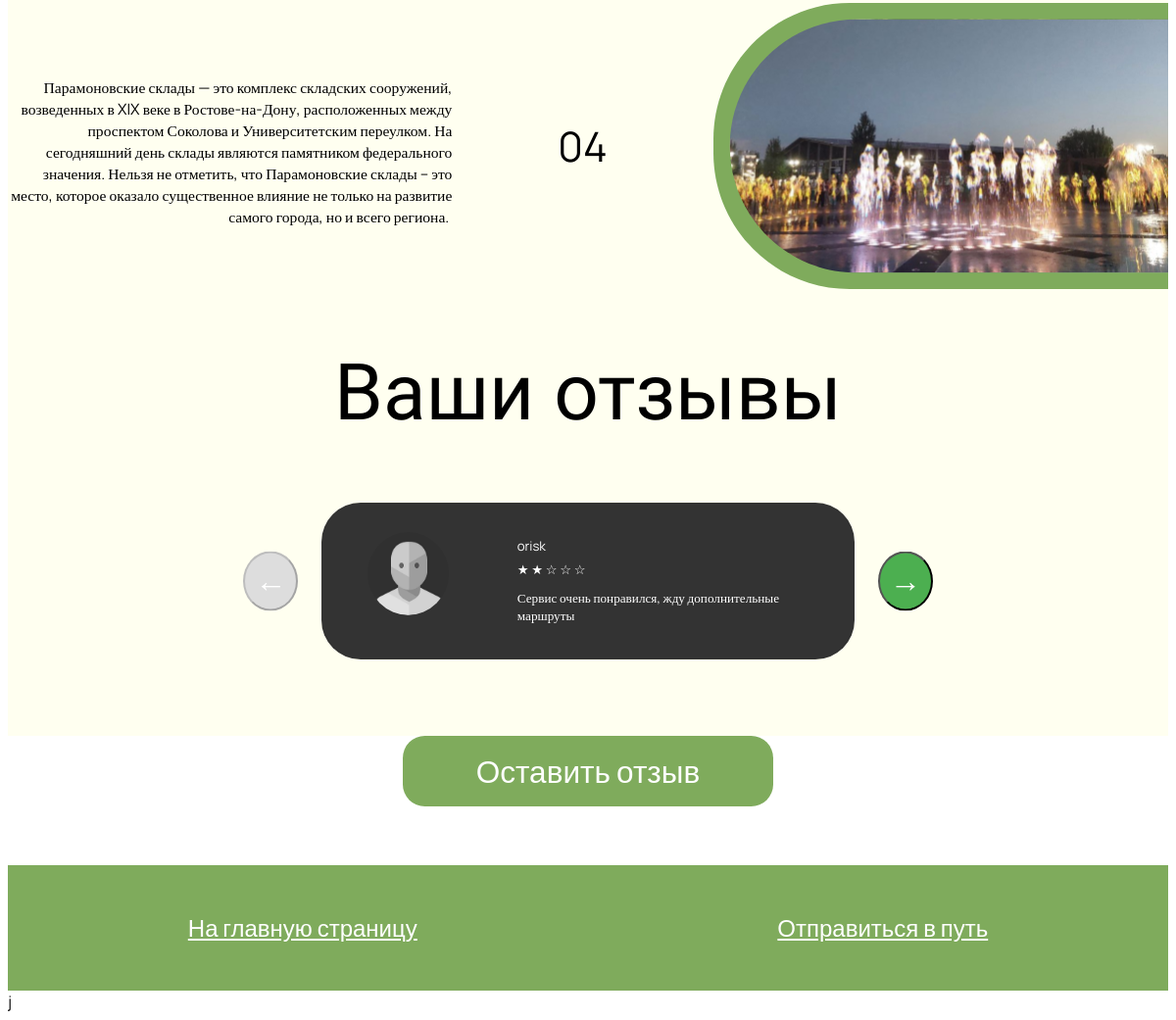
Page /Route1/ (lower part) on the earlier database version.
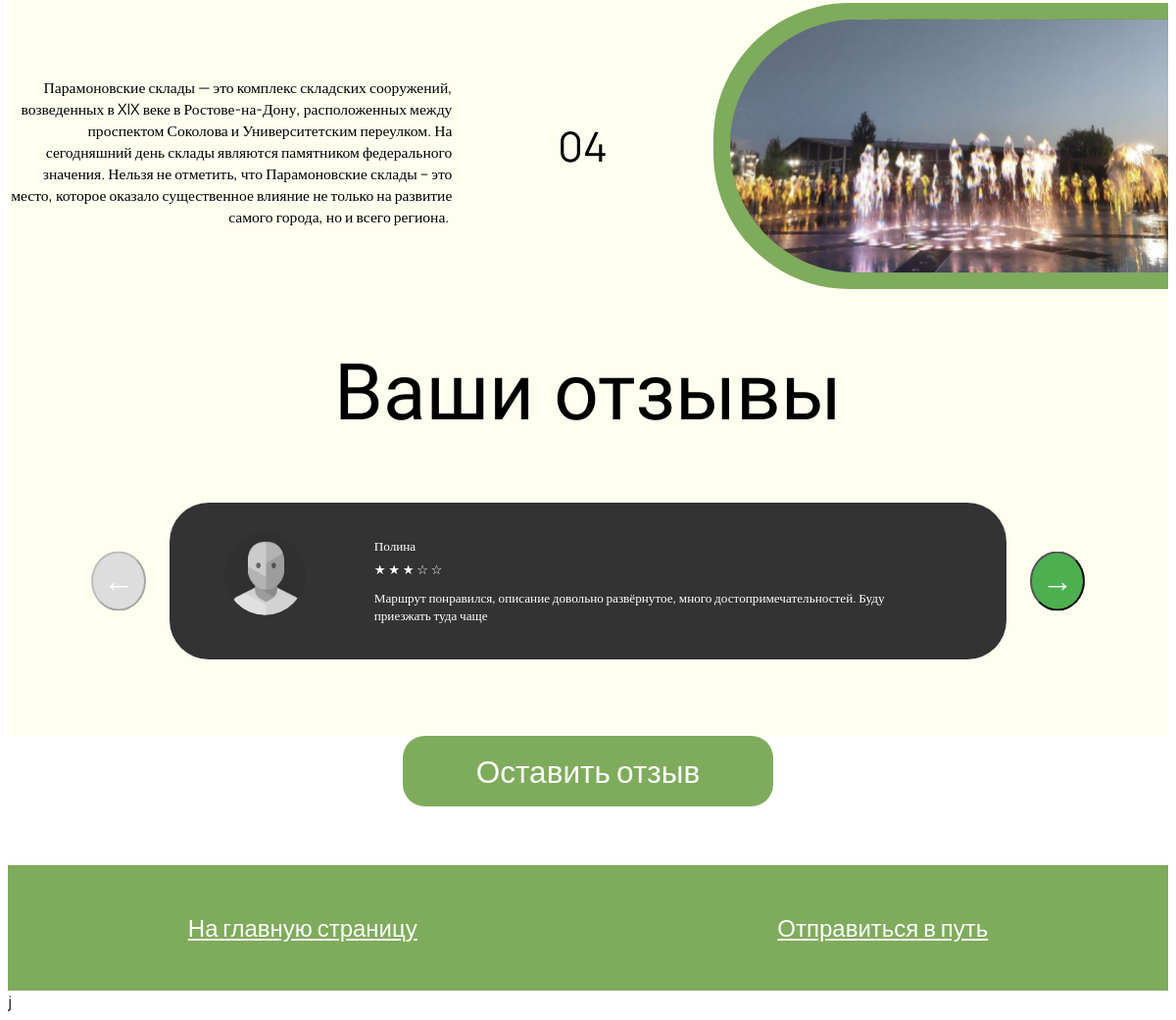
Same page on the later database version.
### pages/models.py (models this page shows, shortened)
class Review(models.Model):
    user = models.ForeignKey(User, on_delete=models.CASCADE)
    rating = models.PositiveIntegerField(choices=[(i, i) for i in range(1, 6)])  # Рейтинг от 1 до 5
    comment = models.TextField()

### users/models.py (models this page shows)
class User (AbstractUser):
    image = models.ImageField(upload_to='users_images', null=True, blank=True, default='users_images/img.svg')

### pages/views.py (the view)
# urls.py: path('Route1/', Route_1, name='Route_1'),
def Route_1(request):
    reviews = Review.objects.all()  # Получаем все отзывы
    stars_range = range(1, 6)  # Диапазон от 1 до 5
    if request.method == 'POST':
        selected_route = request.POST.get('route')
        print(selected_route)
        if selected_route == 'Правый берег Дона':
            form = ReviewForm(data=request.POST)
            print (form.is_valid())
            print (form.errors)
            if form.is_valid():
                review = form.save(commit=False)
                review.user = request.user
                review.save()
                return redirect('Route_1')
        elif selected_route == 'Зеленые тропы':
            form = ReviewForm2(data=request.POST)
            print(form.is_valid())
            print(form.errors)
            if form.is_valid():
                review = form.save(commit=False)
                review.user = request.user
                review.save()
                return redirect('Route_2')
        elif selected_route == 'От Пушкина до революции':
            form = ReviewForm3(data=request.POST)
            print(form.is_valid())
            print(form.errors)
            if form.is_valid():
                review = form.save(commit=False)
                review.user = request.user
                review.save()
                print('qwerty')
                return redirect('Route_3')
        elif selected_route == 'Гребной канал':
            form = ReviewForm4(data=request.POST)
            print(form.is_valid())
            print(form.errors)
            if form.is_valid():
                review = form.save(commit=False)
                review.user = request.user
                review.save()
                print('qwerty')
                return redirect('Route_4')
        elif selected_route == 'Левый берег Дона':
            form = ReviewForm5(data=request.POST)
            if form.is_valid():
                review = form.save(commit=False)
                review.user = request.user
                review.save()
                print('qwerty')
                return redirect('Route_5')
        else:
            form = ReviewForm()
    else:
        form = ReviewForm()
    return render(request, 'pages/Route_1.html', {'reviews': reviews, 'stars_range': stars_range, 'form': form})

### pages/templates/pages/Route_1.html (shortened to what this page needs)
{% load static %}
<!DOCTYPE html>
<html lang="en">
<head>
  <link rel="stylesheet" href="/static/vendor/css/R1_css/Route1_head.css">
  <link rel="stylesheet" href="/static/vendor/css/R1_css/Route1_difficult.css">
  <link rel="stylesheet" href="/static/vendor/css/R1_css/Route1_sections.css">
  <link rel="stylesheet" href="/static/vendor/css/R1_css/Route1_feedback.css">
  <link rel="stylesheet" href="/static/vendor/css/R1_css/Route1_down.css">
  <link rel="stylesheet" href="/static/vendor/css/MP_css/MP_otziwREAL.css">
</head>
<body>
    <section class="sections" id="sections">
     <section class="section-4">
      <div class="image-container">
        <img src="/static/vendor/svg/svg_R1/polukrug4.svg" alt="Landscape">
      </div>
      <section class="content2">
        <h2>04</h2>
        <p>Парамоновские склады — это комплекс складских сооружений, возведенных в XIX веке в Ростове-на-Дону,
           расположенных между проспектом Соколова и Университетским переулком.
            На сегодняшний день склады являются памятником федерального значения.
             Нельзя не отметить, что Парамоновские склады – это место, которое оказало существенное влияние
              не только на развитие самого города, но и всего региона. </p>
        </section>
    </section>
   </section>
   <div class="feedback">Ваши отзывы</div>
   <div class="review-wrapper">
    <div class="review-section">
      <button class="arrow left" id="prevArrow">←</button>
        {% for review in reviews %}
      <div class="review-container" id="review-0">
          <div class="avatar">
              {% if review.user.image %}
                    <img src="{{ review.user.image.url }}" alt="{{ review.user.username }}" class="avatar">
              {% else %}
                    <img src="{% static 'img.png' %}" alt="{{ review.user.username }}" class="avatar">
              {% endif %}
          </div>
          <div class="review-content">
              <div class="review-name">{{ review.user.username }}</div>
              <div class="review-stars">
                  {% for i in stars_range %}
                    {% if i <= review.rating %}
                        <span class="empty-star">★</span>
                    {% else %}
                        <span class="empty-star">☆</span>
                    {% endif %}
                  {% endfor %}
              </div>
              <div class="review-text">
                    {{review.comment}}
              </div>
          </div>
      </div>
        {% endfor %}
      <button class="arrow right" id="nextArrow">→</button>
  </div>
</div>
<button id="open-review-btn">Оставить отзыв</button>
<div class="down">
  <div class="button-container">
      <a href="{% url 'MainPage' %} " class="button">На главную страницу</a>
      <a href="https://yandex.ru/maps/39/rostov-na-donu/?ll=39.708855%2C47.215300&mode=routes&rtext=47.216050%2C39.700101~47.212574%2C39.706403~47.218338%2C39.732745~47.217138%2C39.725740~47.212649%2C39.706043~47.214721%2C39.703564~47.216021%2C39.700102&rtt=bc&ruri=ymapsbm1%3A%2F%2Fgeo%3Fdata%3DIgoN58weQhU83TxC~~~~~~&z=16.6" class="button">Отправиться в путь</a>
    </div>j
</body>
</html>

Differences in the rows shown:
removed Review: user.image (picture), user.username "orisk", rating 2 (drawn), comment "Сервис очень понравился, жду дополнительные маршруты"
now on this page (row unchanged): Review: user.image (picture), user.username "Полина", rating 3 (drawn), comment "Маршрут понравился, описание довольно развёрнутое, много достопримечательностей. Буду приезжать туда чаще"
